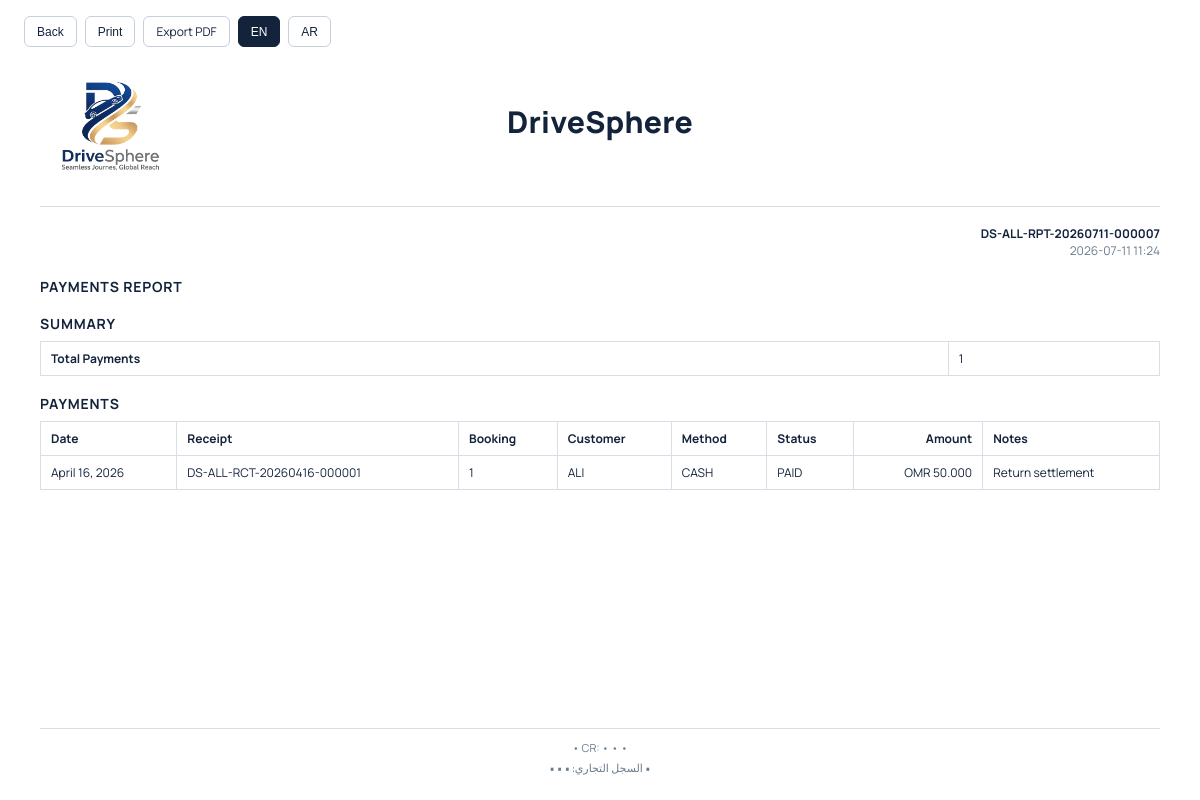
Screenshot of /print/payments/report/ (signed in) with the database file from the repository.
### apps/settings_app/models.py (models this page shows, shortened)
class BusinessProfile(TimeStampedModel):
    business_name = models.CharField(max_length=200, blank=True, default="")
    short_code = models.CharField(max_length=10, blank=True, default="")
    business_name_ar = models.CharField(max_length=200, blank=True, default="")
    commercial_registration_number = models.CharField(max_length=100, blank=True, default="")
    vat_no = models.CharField(max_length=100, blank=True, default="")
    address = models.CharField(max_length=300, blank=True, default="")
    address_ar = models.CharField(max_length=300, blank=True, default="")
    phone_number = models.CharField(max_length=60, blank=True, default="")
    phone_number_ar = models.CharField(max_length=60, blank=True, default="")
    email = models.EmailField(blank=True, default="")
    email_ar = models.EmailField(blank=True, default="")
    website = models.CharField(max_length=200, blank=True, default="")
    website_ar = models.CharField(max_length=200, blank=True, default="")
    currency_code = models.CharField(max_length=10, blank=True, default="OMR")
    currency_symbol = models.CharField(max_length=10, blank=True, default="﷼")
    exchange_rates = models.JSONField(blank=True, default=dict)
    exchange_rates_updated_at = models.DateTimeField(null=True, blank=True)
    logo = models.ImageField(upload_to="business/logo/", null=True, blank=True)
    class Meta:
        verbose_name = "Business Profile"
        verbose_name_plural = "Business Profile"
    @classmethod
    def get_solo(cls):
        obj = cls.objects.first()
        if not obj:
            obj = cls.objects.create()
        return obj

### apps/payments/models.py (models this page shows, shortened)
class Payment(TimeStampedModel):
    METHOD_CHOICES = (
        ("CASH", "Cash"),
        ("CARD", "Card"),
        ("BANK_TRANSFER", "Bank Transfer"),
        ("OTHER", "Other"),
    )
    STATUS_CHOICES = (
        ("PAID", "Paid"),
        ("VOID", "Void"),
    )
    branch = models.ForeignKey(Branch, on_delete=models.SET_NULL, null=True, blank=True, related_name="payments")
    booking = models.ForeignKey(Booking, on_delete=models.PROTECT, related_name="payments")
    receipt_number = models.CharField(max_length=40, unique=True)
    idempotency_key = models.CharField(max_length=80, unique=True, null=True, blank=True)
    payment_date = models.DateField()
    method = models.CharField(max_length=20, choices=METHOD_CHOICES, default="CASH")
    amount = models.DecimalField(max_digits=12, decimal_places=3, default=0)
    currency_code = models.CharField(max_length=10, default="OMR")
    status = models.CharField(max_length=10, choices=STATUS_CHOICES, default="PAID")
    notes = models.CharField(max_length=200, blank=True, default="")
    created_by = models.ForeignKey(User, on_delete=models.SET_NULL, null=True, blank=True, related_name="payments_created")

### apps/bookings/models.py (models this page shows, shortened)
class Booking(TimeStampedModel):
    STATUS_CHOICES = (
        ("DRAFT", "Draft"),
        ("CONFIRMED", "Confirmed"),
        ("UPCOMING", "Upcoming"),
        ("CHECKED_OUT", "Checked Out"),
        ("RETURNED", "Returned"),
        ("CLOSED", "Closed"),
        ("CANCELLED", "Cancelled"),
    )
    branch = models.ForeignKey(Branch, on_delete=models.SET_NULL, null=True, blank=True, related_name="bookings")
    customer = models.ForeignKey(Customer, on_delete=models.PROTECT, related_name="bookings")
    vehicle = models.ForeignKey(Vehicle, on_delete=models.PROTECT, related_name="bookings")
    created_by = models.ForeignKey(
        User, on_delete=models.SET_NULL, null=True, blank=True, related_name="bookings_created"
    )
    reference = models.CharField(max_length=40, blank=True, default="", db_index=True)
    pickup_date = models.DateField()
    return_date = models.DateField()
    pickup_time = models.TimeField(null=True, blank=True)
    return_time = models.TimeField(null=True, blank=True)
    pickup_location = models.CharField(max_length=200, blank=True, default="")
    return_location = models.CharField(max_length=200, blank=True, default="")
    status = models.CharField(max_length=20, choices=STATUS_CHOICES, default="DRAFT")
    currency_code = models.CharField(max_length=10, default="OMR")
    currency_symbol = models.CharField(max_length=10, default="﷼")
    daily_rate = models.DecimalField(max_digits=10, decimal_places=3, default=0)
    deposit_amount = models.DecimalField(max_digits=10, decimal_places=3, default=0)
    extras_total = models.DecimalField(max_digits=10, decimal_places=3, default=0)
    vat_rate = models.DecimalField(max_digits=6, decimal_places=3, default=0)  # e.g. 0.050
    vat_amount = models.DecimalField(max_digits=10, decimal_places=3, default=0)
    subtotal_amount = models.DecimalField(max_digits=10, decimal_places=3, default=0)
    total_amount = models.DecimalField(max_digits=10, decimal_places=3, default=0)  # subtotal + vat (excl deposit)
    notes = models.TextField(blank=True, default="")
    included_km_per_day = models.PositiveIntegerField(default=200)
    rate_per_extra_km = models.DecimalField(max_digits=10, decimal_places=3, default=0.250)
    invoice_generated = models.BooleanField(default=False)
    agreement_generated = models.BooleanField(default=False)

### apps/customers/models.py (models this page shows, shortened)
class Customer(TimeStampedModel):
    ID_TYPE_CHOICES = (
        ("PASSPORT", "Passport"),
        ("ID", "Id"),
        ("LICENSE", "License"),
    )
    name = models.CharField(max_length=140)
    id_type = models.CharField(max_length=20, choices=ID_TYPE_CHOICES, default="ID")
    id_number = models.CharField(max_length=80, blank=True, default="")
    phone_number = models.CharField(max_length=40, blank=True, default="")
    email = models.EmailField(blank=True, default="")
    address = models.CharField(max_length=300, blank=True, default="")
    license_number = models.CharField(max_length=80, blank=True, default="")
    license_issuer = models.CharField(max_length=80, blank=True, default="")
    license_issue_date = models.DateField(null=True, blank=True)
    license_expiry_date = models.DateField(null=True, blank=True)
    notes = models.TextField(blank=True, default="")
    is_active = models.BooleanField(default=True)
    class Meta:
        ordering = ["name"]

### apps/payments/views.py (the view)
# urls.py: path("print/payments/report/", views.payments_report_print, name="payments_report_print"),
@login_required
@require_http_methods(["GET"])
def payments_report_print(request):
    if not has_perm(request.user, "payments.view"):
        return render(request, "errors/403.html", status=403)
    branch = get_active_branch(request)
    qs = Payment.objects.select_related("booking", "booking__customer", "branch").all().order_by("-payment_date", "-id")
    if branch:
        qs = qs.filter(branch=branch)
    doc_number = get_next_document_number(
        "REPORT",
        branch_name=branch.name if branch else None,
        branch_code=branch.code if branch else None,
    )
    context = {
        **_print_base_context(),
        "doc_number": doc_number,
        "pdf_url": _append_query("/api/payments/report.pdf", request, {"doc_number": doc_number}),
        "title": "Payments Report",
        "payments": list(qs[:2000]),
    }
    return render(request, "print/payments_report.html", context)

### apps/accounts/permissions.py (called while the page is built)
def has_perm(user, perm_code: str) -> bool:
    if not user or not getattr(user, "is_authenticated", False):
        return False
    if getattr(user, "is_superuser", False):
        return True
    role = getattr(user, "role", None)
    if not role:
        return False
    perms = ROLE_PERMISSIONS.get(role.code, [])
    return perm_code in perms

### apps/core/context_processors.py (called while the page is built)
def drivesphere_globals(request):
    business = BusinessProfile.get_solo()
    branches = Branch.objects.filter(is_active=True).order_by("name")
    active_branch_id = request.session.get(settings.ACTIVE_BRANCH_SESSION_KEY)
    active_branch = None
    if active_branch_id:
        active_branch = branches.filter(id=active_branch_id).first()
    return {
        "ds_business": business,
        "ds_branches": branches,
        "ds_active_branch": active_branch,
    }

### apps/core/services.py (called while the page is built)
def get_active_branch(request):
    branch_id = request.session.get(settings.ACTIVE_BRANCH_SESSION_KEY)
    if branch_id:
        branch = Branch.objects.filter(id=branch_id, is_active=True).first()
        if branch:
            return branch
    branches = Branch.objects.filter(is_active=True).order_by("name")
    if branches.count() == 1:
        branch = branches.first()
        request.session[settings.ACTIVE_BRANCH_SESSION_KEY] = branch.id
        return branch
    return None

### apps/payments/views.py (called while the page is built)
def _print_base_context():
    business = BusinessProfile.get_solo()
    return {
        "business": business,
        "now": timezone.now().strftime("%Y-%m-%d %H:%M"),
    }

def _append_query(path: str, request, extra: dict | None = None) -> str:
    query = request.GET.copy()
    if extra:
        for key, value in extra.items():
            query[key] = value
    query_str = query.urlencode()
    return f"{path}?{query_str}" if query_str else path

### templates/print/payments_report.html (shortened to what this page needs)
{% extends "print/_base.html" %}
{% block content %}
<div class="section">
  <h2>{% if request.session.ui_lang == 'ar' %}تقرير المدفوعات{% else %}Payments Report{% endif %}</h2>
</div>
<div class="section">
  <h2>{% if request.session.ui_lang == 'ar' %}الملخص{% else %}Summary{% endif %}</h2>
  <table>
    <tr>
      <th>{% if request.session.ui_lang == 'ar' %}إجمالي المدفوعات{% else %}Total Payments{% endif %}</th>
      <td>{{ payments|length }}</td>
    </tr>
  </table>
</div>
<div class="section">
  <h2>{% if request.session.ui_lang == 'ar' %}المدفوعات{% else %}Payments{% endif %}</h2>
  <table>
    <tr>
      <th>{% if request.session.ui_lang == 'ar' %}التاريخ{% else %}Date{% endif %}</th>
      <th>{% if request.session.ui_lang == 'ar' %}الإيصال{% else %}Receipt{% endif %}</th>
      <th>{% if request.session.ui_lang == 'ar' %}الحجز{% else %}Booking{% endif %}</th>
      <th>{% if request.session.ui_lang == 'ar' %}العميل{% else %}Customer{% endif %}</th>
      <th>{% if request.session.ui_lang == 'ar' %}الطريقة{% else %}Method{% endif %}</th>
      <th>{% if request.session.ui_lang == 'ar' %}الحالة{% else %}Status{% endif %}</th>
      <th class="right">{% if request.session.ui_lang == 'ar' %}المبلغ{% else %}Amount{% endif %}</th>
      <th>{% if request.session.ui_lang == 'ar' %}ملاحظات{% else %}Notes{% endif %}</th>
    </tr>
    {% for p in payments %}
      <tr>
        <td>{{ p.payment_date }}</td>
        <td>{{ p.receipt_number }}</td>
        <td>{{ p.booking_id }}</td>
        <td>{{ p.booking.customer.name }}</td>
        <td>{{ p.method }}</td>
        <td>{{ p.status }}</td>
        <td class="right">{{ p.currency_code|default:business.currency_code|default:"OMR" }} {{ p.amount }}</td>
        <td>{{ p.notes }}</td>
      </tr>
    {% empty %}
      <tr><td colspan="8" class="muted">{% if request.session.ui_lang == 'ar' %}لا توجد مدفوعات.{% else %}No payments.{% endif %}</td></tr>
    {% endfor %}
  </table>
</div>
{% endblock %}

### templates/print/_base.html (shortened to what this page needs)
{% load static %}
<!doctype html>
{% with ui_lang=request.session.ui_lang|default:"en" %}
<html lang="{{ ui_lang }}" dir="{% if ui_lang == 'ar' %}rtl{% else %}ltr{% endif %}">
<head>
</head>
<body>
  <div class="actions">
    <button type="button" onclick="goBackFromPrint()">
      {% if ui_lang == 'ar' %}رجوع{% else %}Back{% endif %}
    </button>
    <button onclick="window.print()">{% if ui_lang == 'ar' %}طباعة{% else %}Print{% endif %}</button>
    {% if pdf_url %}
      <a href="{{ pdf_url }}" target="_blank" rel="noopener">{% if ui_lang == 'ar' %}تصدير PDF{% else %}Export PDF{% endif %}</a>
    {% endif %}
    <button
      type="button"
      id="ds-lang-en"
      class="{% if ui_lang == 'en' %}is-active{% endif %}"
      onclick="setPrintLang('en')"
    >EN</button>
    <button
      type="button"
      id="ds-lang-ar"
      class="{% if ui_lang == 'ar' %}is-active{% endif %}"
      onclick="setPrintLang('ar')"
    >AR</button>
  </div>
  <header class="brand-header">
    <div class="brand-left">
      {% if business.logo %}
        <img class="brand-logo" src="{{ business.logo.url }}" alt="Logo">
      {% else %}
        <img class="brand-logo" src="{% static 'img/logo/logo.png' %}" alt="Logo">
      {% endif %}
    </div>
    <div class="brand-center">
      <div class="brand-title">{{ business.business_name|default:"DriveSphere" }}</div>
    </div>
  </header>
  <main class="page">
    <div class="doc-meta-inline">
      {% if doc_number %}<strong>{{ doc_number }}</strong><br>{% endif %}
      {{ now|default:"" }}
    </div>
    {% block content %}{% endblock %}
  </main>
  <footer class="brand-footer">
    <div class="line-en">
      {{ business.address|default:"" }} • CR: {{ business.commercial_registration_number|default:"" }} • {{ business.phone_number|default:"" }} • {{ business.email|default:"" }} • {{ business.website|default:"" }}
    </div>
    <div class="line-ar">
      • السجل التجاري:  •  •  •
    </div>
  </footer>
</body>
</html>
{% endwith %}

### templates/print/_base.html (style rules this page uses)
:root { --ink: #14233c; --muted: #6b7b8e; --line: #d9dde6; }
* { box-sizing: border-box; }
body { font-family: "Manrope", Arial, sans-serif; margin: 0; color: var(--ink); background: #fff; -webkit-print-color-adjust: exact; print-color-adjust: exact; }
.page { padding: 160px 40px 80px; }
.actions { margin: 16px 24px 0; display: flex; gap: 8px; }
.actions button, .actions a { border: 1px solid #c7cfdb; background: #fff; color: #14233c; padding: 6px 12px; border-radius: 6px; font-size: 12px; text-decoration: none; cursor: pointer; }
.actions .is-active { background: #14233c; color: #fff; border-color: #14233c; }
.brand-header { position: fixed; top: 40px; left: 40px; right: 40px; display: flex; align-items: center; justify-content: space-between; gap: 16px; padding: 12px 0 14px; border-bottom: 1px solid var(--line); z-index: 1; }
.brand-left { display: flex; align-items: center; gap: 14px; min-width: 140px; }
.brand-logo { width: 140px; height: 140px; object-fit: contain; }
.brand-title { font-size: 30px; font-weight: 800; margin: 0; line-height: 1.1; letter-spacing: 0.2px; }
.brand-center { display: flex; flex-direction: column; align-items: center; justify-content: center; flex: 1; }
.doc-meta-inline { text-align: right; font-size: 12px; color: var(--muted); margin: 18px 0 10px 0; }
.doc-meta-inline strong { color: var(--ink); }
.section { margin-top: 18px; }
.section h2 { font-size: 14px; margin: 0 0 8px 0; text-transform: uppercase; letter-spacing: 0.8px; }
table { width: 100%; border-collapse: collapse; font-size: 12px; }
th, td { border: 1px solid var(--line); padding: 8px 10px; text-align: left; }
.right { text-align: right; }
.brand-footer { position: fixed; bottom: 22px; left: 40px; right: 40px; font-size: 11px; color: var(--muted); line-height: 1.6; display: flex; flex-direction: column; gap: 4px; align-items: center; text-align: center; padding-top: 10px; border-top: 1px solid var(--line); }
.brand-footer .line-en { font-size: 11px; }
.brand-footer .line-ar { font-family: "Cairo", Arial, sans-serif; direction: rtl; text-align: center; font-size: 11px; }

### rows the page displays
BusinessProfile: business_name "DriveSphere"
Payment: payment_date "April 16, 2026", receipt_number "DS-ALL-RCT-20260416-000001", booking_id "1", booking.customer.name "ALI", method "CASH", status "PAID", currency_code "OMR", amount "50.000", notes "Return settlement"

### other values shown
{{ doc_number }} "DS-ALL-RPT-20260711-000007"
{{ payments|length }} "1"
